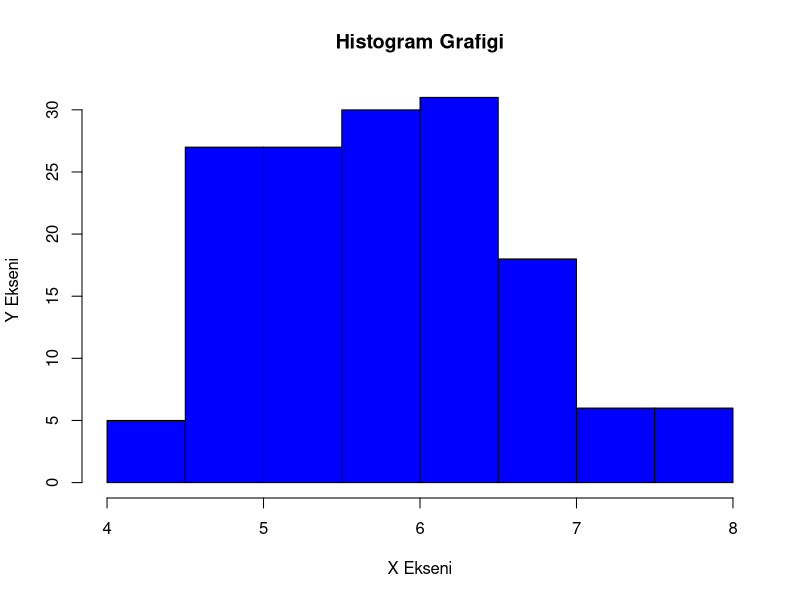
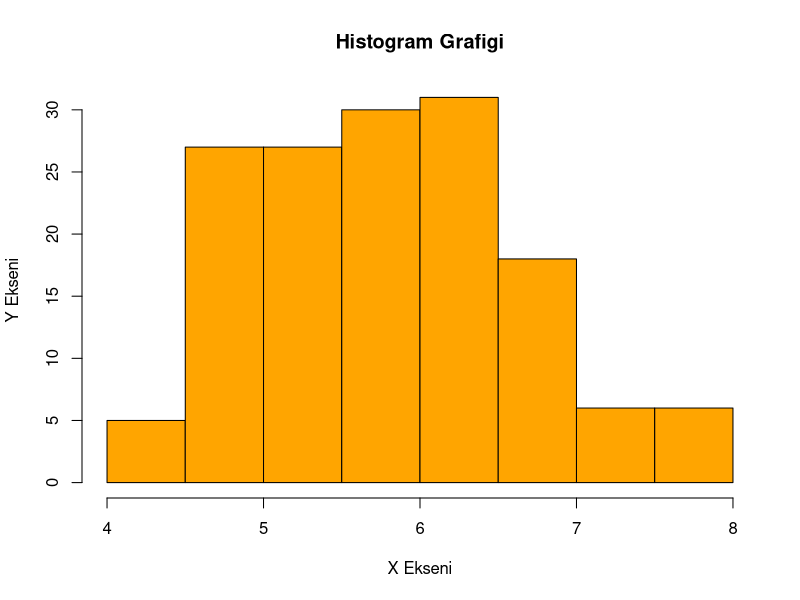
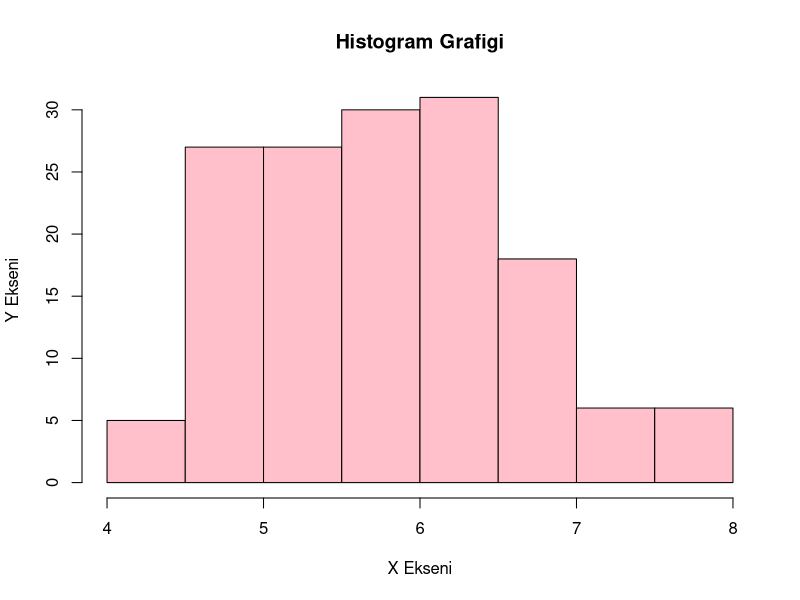
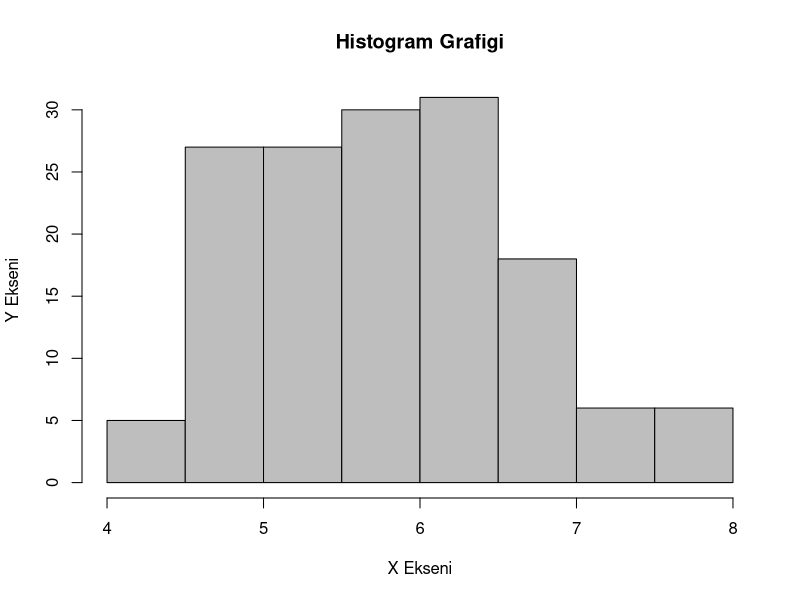
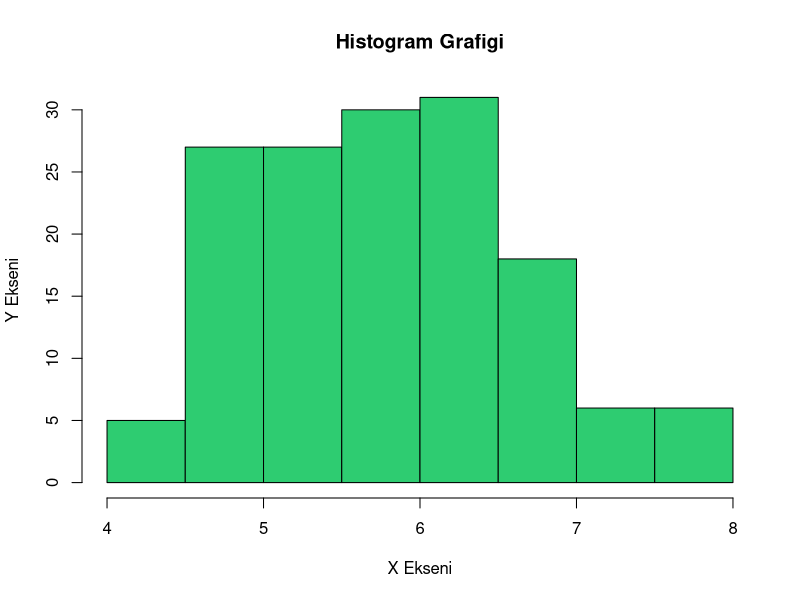
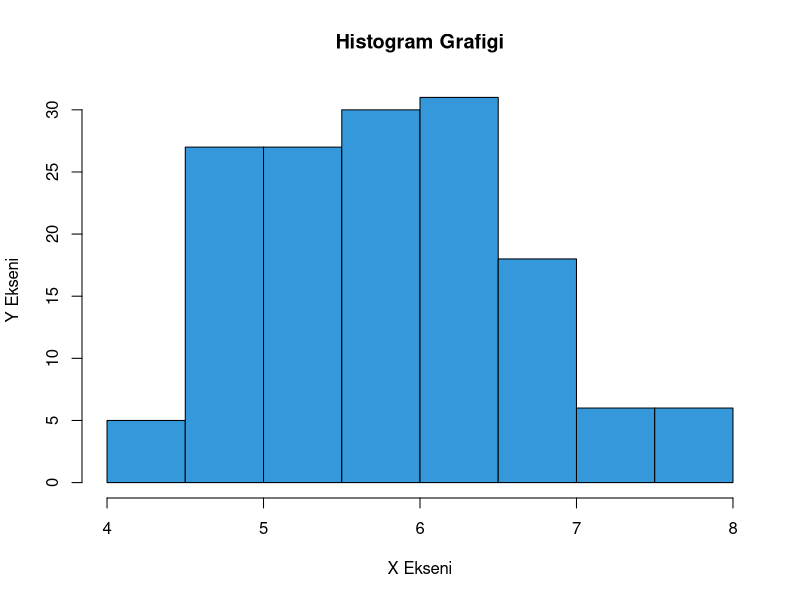
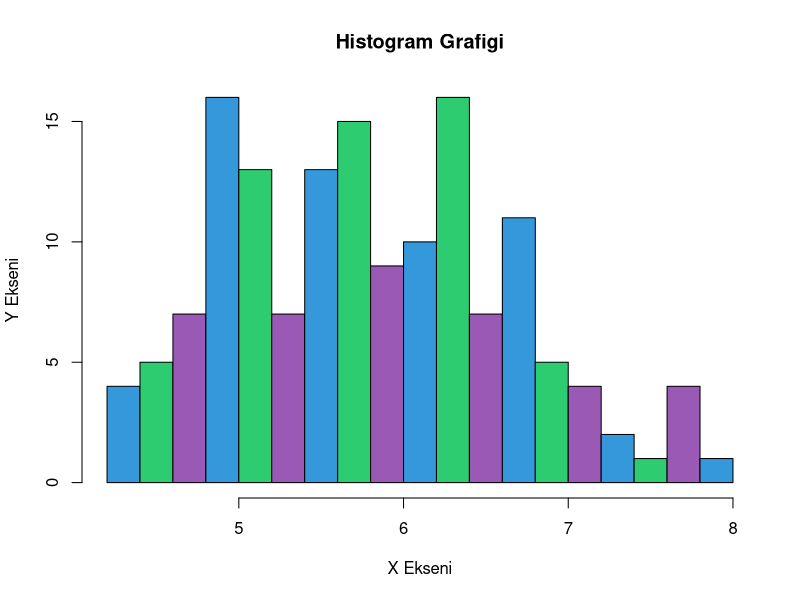

The R source for these figures, in order:
# renklendirme yapalım yav 

hist(iris$Sepal.Length,
    main = "Histogram Grafigi",
    xlab = "X Ekseni",
    ylab = "Y Ekseni",
    col = "blue"
    )


hist(iris$Sepal.Length,
    main = "Histogram Grafigi",
    xlab = "X Ekseni",
    ylab = "Y Ekseni",
    col = "orange"
    )

hist(iris$Sepal.Length,
    main = "Histogram Grafigi",
    xlab = "X Ekseni",
    ylab = "Y Ekseni",
    col = "pink"
    )

hist(iris$Sepal.Length,
    main = "Histogram Grafigi",
    xlab = "X Ekseni",
    ylab = "Y Ekseni",
    col = "grey"
    )


# rgb takılalım yav 
# flatuicolors.com :)

hist(iris$Sepal.Length,
    main = "Histogram Grafigi",
    xlab = "X Ekseni",
    ylab = "Y Ekseni",
    col = "#2ecc71"
    )

hist(iris$Sepal.Length,
    main = "Histogram Grafigi",
    xlab = "X Ekseni",
    ylab = "Y Ekseni",
    col = "#3498db"
    )


hist(iris$Sepal.Length,
    main = "Histogram Grafigi",
    xlab = "X Ekseni",
    ylab = "Y Ekseni",
    breaks = 15,
    col = c("#3498db", "#2ecc71", "#9b59b6") # karakter vektörü uyguladık yav
    )
